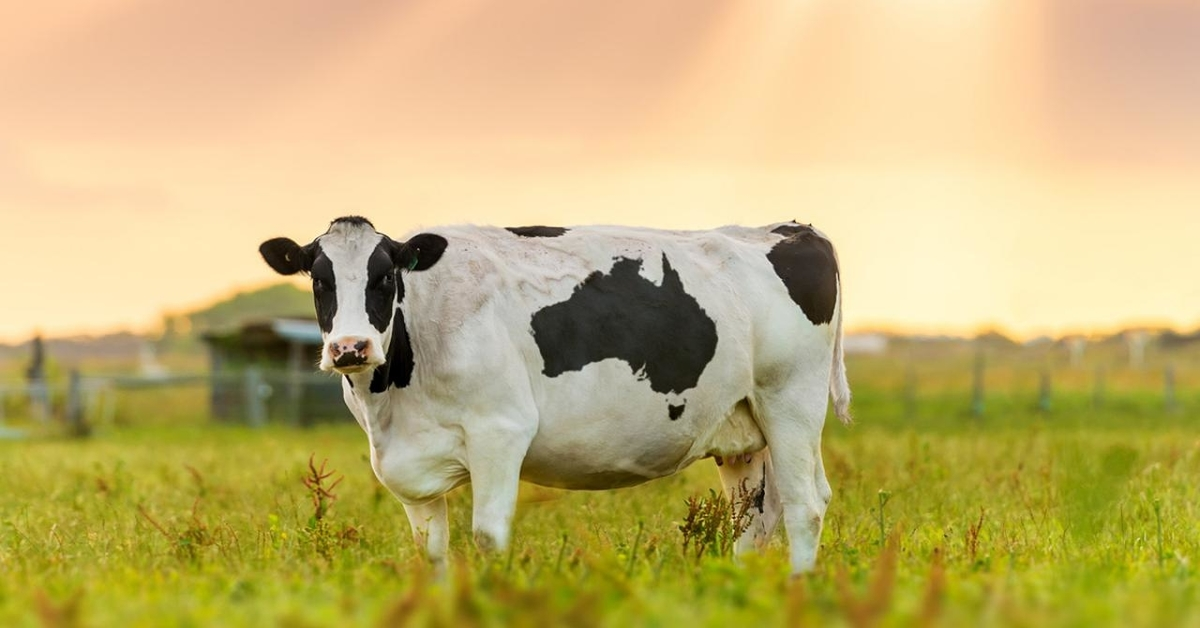
#> input picture images/Cow.jpg, 1200 x 628 px
$ jupyter execute --allow-errors Histogram.ipynb
#> lines starting #> are read from the running program, lines starting #| are printed output that depends on the picture
[cell 1]
import matplotlib.pyplot as plt
import cv2
import numpy as np

[cell 2]
list_of_numbers=[1,5,7,8,7,2,4,9,6,1]
plt.figure(figsize=[10,3])
plt.subplot(121);plt.hist(list_of_numbers);plt.title("Histogram");
plt.subplot(122);plt.hist(list_of_numbers, 5, color='green');plt.title("Histogram with 5 bins");
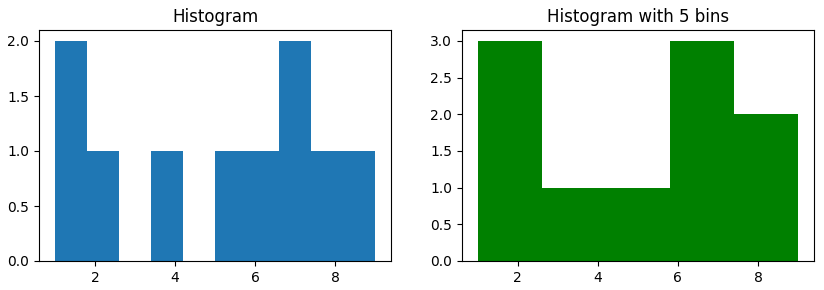
#> figure drawn by matplotlib, 2 panels

[cell 3]
#Grayscale image histogram
image=cv2.imread("images/Cow.jpg",0)
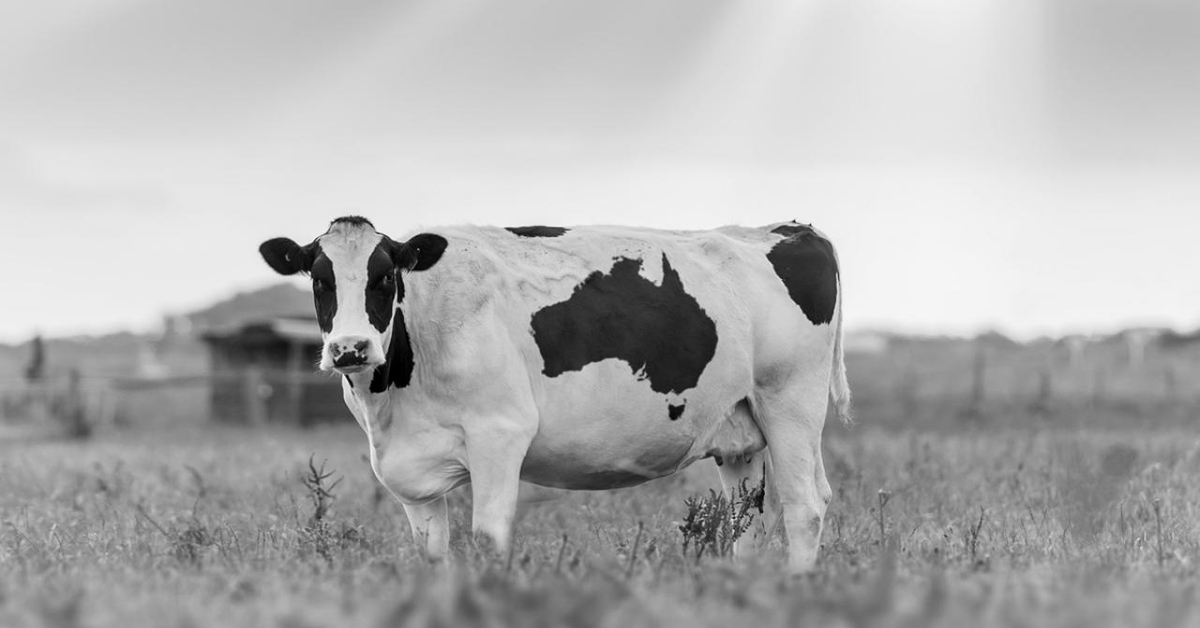
#> image: shape (628, 1200); min 0, max 249, mean 176.1
plt.figure(figsize=[10,3])
# ravel() flatens an image array
plt.subplot(121);plt.hist(image.ravel(), 256, color='orange');plt.title("Gray image histogram");
plt.subplot(122);plt.hist(image.ravel(), 256, histtype='step', color = 'red');plt.title("gray image histogram(step)");
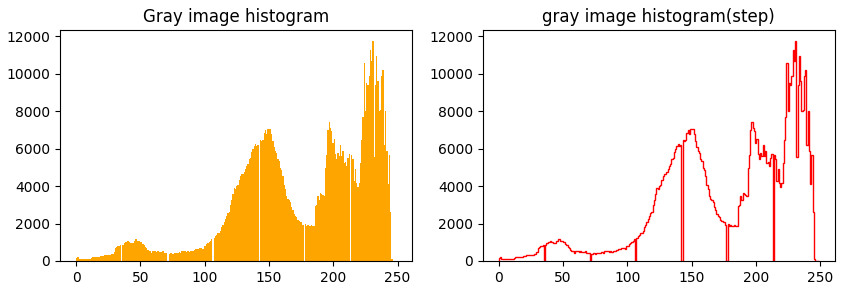
#> figure drawn by matplotlib, 2 panels; panel 1: tallest bar 11735 high, from x = 230.5 to 231.5

[cell 4]
image.ravel().shape,image.shape
#> Out = ((753600,), (628, 1200))

# Drawing histogram using Opencv

[cell 5]
image = cv2.imread('images/Cow.jpg',0)
histogram = cv2.calcHist([image], [0], None, [256], [0, 256])
#> histogram = 256 values, max 11735 at index 231, min 0 at index 248, mean 2943.8
plt.figure(figsize=[5,3])
plt.plot(histogram)
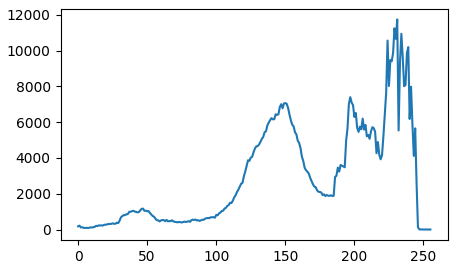
#> figure drawn by matplotlib, 1 panel; curve peaks at x = 231, y = 11735
